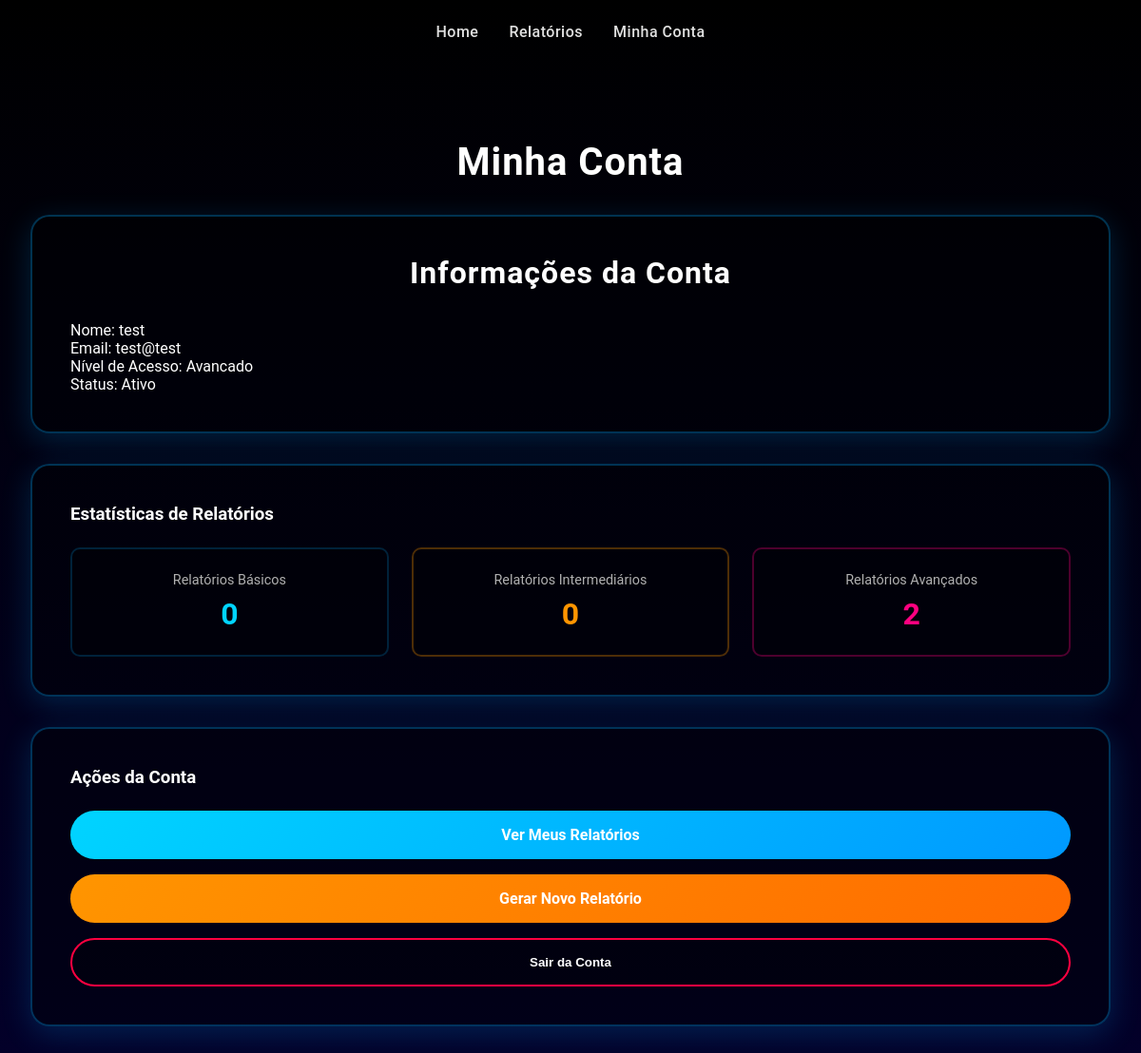
Page /minha_conta (signed in) on the earlier database version.
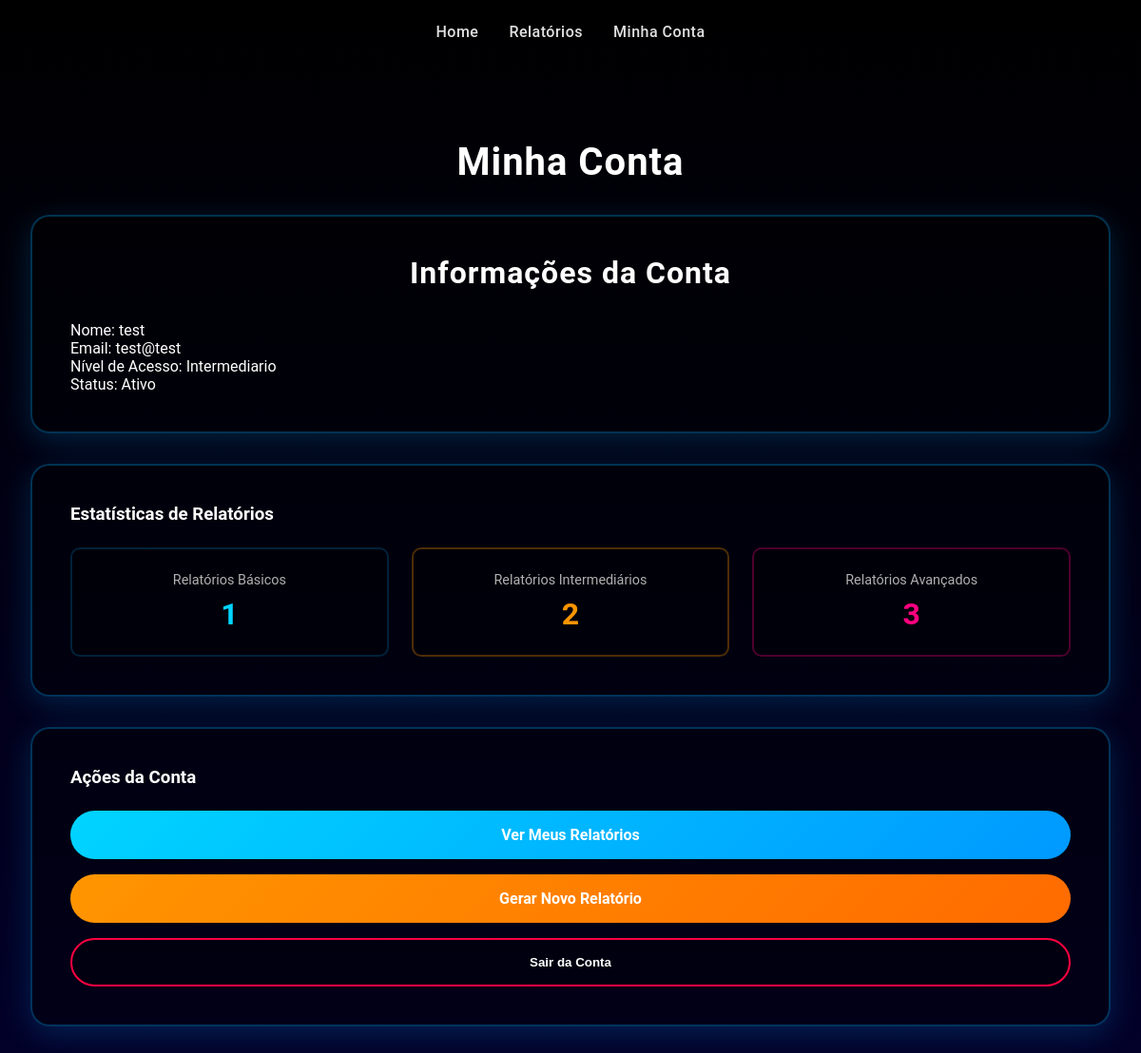
Same page on the later database version.
### app/models.py (models this page shows, shortened)
class Cliente(db.Model):
    id = db.Column(db.Integer, primary_key=True)  # Define a coluna ID como chave primária, única e autoincrementável.
    cliente_nome = db.Column(db.String(80), nullable=False)  # Define a coluna nome do cliente
    cliente_email = db.Column(db.String(320), unique=True, nullable=False)  # Armazena o e-mail, deve ser único e é obrigatório (usado para login).
    cliente_senha = db.Column(db.String(128), nullable=False)  # Armazena o hash da senha
    cliente_status = db.Column(db.String(10), nullable=False, default='ativo')
    nivel_acesso = db.Column(db.String(20), nullable=False, default='basico') #1 cliente só pode ter 1 nível
    relatorios_basicos = db.relationship('RelatorioBasico', backref='cliente', lazy=True, cascade="all, delete-orphan")  # # Define a relação "Um para Muitos" com RelatorioBasico. 'backref' permite acessar o cliente a partir do relatório, e 'cascade' garante que relatórios sejam excluídos ao deletar o cliente.
    relatorios_intermediarios = db.relationship('RelatorioIntermediario', backref='cliente', lazy=True, cascade="all, delete-orphan")       # Um cliente pode ter VÁRIOS relatórios intermediários
    relatorios_avancados = db.relationship('RelatorioAvancado', backref='cliente', lazy=True, cascade="all, delete-orphan")       # Um cliente pode ter VÁRIOS relatórios avançados

### app/routes.py (the view)
@main_bp.route('/minha_conta') # Rota para a página de perfil do cliente.
def minha_conta(): # Função que exibe o perfil e estatísticas.
    if 'cliente_id' not in session: # Verifica login.
        flash('Você precisa estar logado para acessar esta página.', 'warning')
        return redirect(url_for('main.login'))
    cliente = Cliente.query.get(session['cliente_id']) # Busca o cliente logado.
    total_basico = RelatorioBasico.query.filter_by(cliente_id=cliente.id).count() # Conta quantos relatórios básicos o cliente possui.
    total_intermediario = RelatorioIntermediario.query.filter_by(cliente_id=cliente.id).count() # Conta quantos intermediários.
    total_avancado = RelatorioAvancado.query.filter_by(cliente_id=cliente.id).count() # Conta quantos avançados.
    return render_template('minha_conta.html', # Renderiza a página da conta.
                         cliente=cliente, # Passa os dados do cliente.
                         total_basico=total_basico, # Passa o total de básicos.
                         total_intermediario=total_intermediario, # Passa o total de intermediários.
                         total_avancado=total_avancado) # Passa o total de avançados.

### app/templates/minha_conta.html (shortened to what this page needs)
<!DOCTYPE html>
<html lang="pt-BR">
<head>
    <link rel="stylesheet" href="{{ url_for('static', filename='css/style.css') }}">
</head>
<body>
    <div>
        <nav>
            <a href="/">Home</a>
            <a href="/escolher_relatorio">Relatórios</a>
            <a href="/minha_conta">Minha Conta</a>
        </nav>
    </div>
    <div class="scanner-container">
        <h1>Minha Conta</h1>
        <div class="relatorio-info-card">
            <h2>Informações da Conta</h2>
            <div class="info-grid">
                <div class="info-item">
                    <span class="info-label">Nome:</span>
                    <span class="info-value">{{ cliente.cliente_nome }}</span>
                </div>
                <div class="info-item">
                    <span class="info-label">Email:</span>
                    <span class="info-value">{{ cliente.cliente_email }}</span>
                </div>
                <div class="info-item">
                    <span class="info-label">Nível de Acesso:</span>
                    <span class="info-value">{{ cliente.nivel_acesso|capitalize }}</span>
                </div>
                <div class="info-item">
                    <span class="info-label">Status:</span>
                    <span class="info-value">{{ cliente.cliente_status|capitalize }}</span>
                </div>
            </div>
        </div>
        <div class="scanner-form-card">
            <h3>Estatísticas de Relatórios</h3>
            <div style="display: grid; grid-template-columns: repeat(auto-fit, minmax(200px, 1fr)); gap: 1.5rem; margin-top: 1.5rem;">
                <div style="background: rgba(0, 0, 0, 0.3); padding: 1.5rem; border-radius: 10px; border: 2px solid rgba(0, 170, 255, 0.2); text-align: center;">
                    <p style="color: #b0b0b0; font-size: 0.9rem; margin-bottom: 0.5rem;">Relatórios Básicos</p>
                    <p style="color: #00d4ff; font-size: 2rem; font-weight: 700; margin: 0;">{{ total_basico }}</p>
                </div>
                <div style="background: rgba(0, 0, 0, 0.3); padding: 1.5rem; border-radius: 10px; border: 2px solid rgba(255, 149, 0, 0.3); text-align: center;">
                    <p style="color: #b0b0b0; font-size: 0.9rem; margin-bottom: 0.5rem;">Relatórios Intermediários</p>
                    <p style="color: #ff9500; font-size: 2rem; font-weight: 700; margin: 0;">{{ total_intermediario }}</p>
                </div>
                <div style="background: rgba(0, 0, 0, 0.3); padding: 1.5rem; border-radius: 10px; border: 2px solid rgba(255, 0, 128, 0.3); text-align: center;">
                    <p style="color: #b0b0b0; font-size: 0.9rem; margin-bottom: 0.5rem;">Relatórios Avançados</p>
                    <p style="color: #ff0080; font-size: 2rem; font-weight: 700; margin: 0;">{{ total_avancado }}</p>
                </div>
            </div>
        </div>
        <div class="relatorios-recentes-card">
            <h3>Ações da Conta</h3>
            <div style="display: flex; flex-direction: column; gap: 1rem; margin-top: 1.5rem;">
                <a href="/relatorios_recentes" style="display: block; background: linear-gradient(135deg, #00d4ff 0%, #0099ff 100%); color: #ffffff; text-decoration: none; padding: 1rem 2rem; border-radius: 50px; text-align: center; font-weight: 600; transition: all 0.3s ease;">
                    Ver Meus Relatórios
                </a>
                <a href="/scaner" style="display: block; background: linear-gradient(135deg, #ff9500 0%, #ff6b00 100%); color: #ffffff; text-decoration: none; padding: 1rem 2rem; border-radius: 50px; text-align: center; font-weight: 600; transition: all 0.3s ease;">
                    Gerar Novo Relatório
                </a>
                <form method="POST" action="/logout" style="margin: 0;">
                    <button type="submit" style="width: 100%; background: rgba(0, 0, 0, 0.3); border: 2px solid #ff0040; border-radius: 50px; padding: 1rem 2rem; cursor: pointer; color: #ffffff; font-weight: 600; transition: all 0.3s ease;">
                        Sair da Conta
                    </button>
                </form>
            </div>
        </div>
    </div>
</body>
</html>

### app/static/css/style.css (style rules this page uses)
* { margin: 0; padding: 0; box-sizing: border-box; }
html { height: 100%; }
body { font-family: 'Montserrat', 'Poppins', 'Roboto', sans-serif; background: linear-gradient(to bottom, #000000 0%, #03002b 100%); min-height: 100%; color: #ffffff; background-attachment: fixed; }
h1, h2 { text-align: center; color: #ffffff; font-weight: 700; letter-spacing: 1px; }
h1 { font-size: 2.5rem; margin: 2rem 0; }
h2 { font-size: 2rem; margin-bottom: 2rem; }
nav { padding: 1.5rem 2rem; display: flex; gap: 2rem; align-items: center; justify-content: center; }
nav a { color: #e0e0e0; text-decoration: none; font-size: 1rem; font-weight: 500; transition: color 0.3s ease; letter-spacing: 0.5px; }
.scanner-container { max-width: 1200px; margin: 0 auto; padding: 3rem 2rem; }
.relatorio-info-card, .scanner-form-card, .relatorios-recentes-card { background: rgba(0, 0, 0, 0.4); border-radius: 20px; padding: 2.5rem; border: 2px solid rgba(0, 170, 255, 0.3); margin-bottom: 2rem; box-shadow: 0 8px 32px rgba(0, 170, 255, 0.2); }

Differences in the rows shown:
changed Cliente "test": nivel_acesso "Avancado" → "Intermediario"
Other differences:
{{ total_basico }}: "0" → "1"
{{ total_intermediario }}: "0" → "2"
{{ total_avancado }}: "2" → "3"
